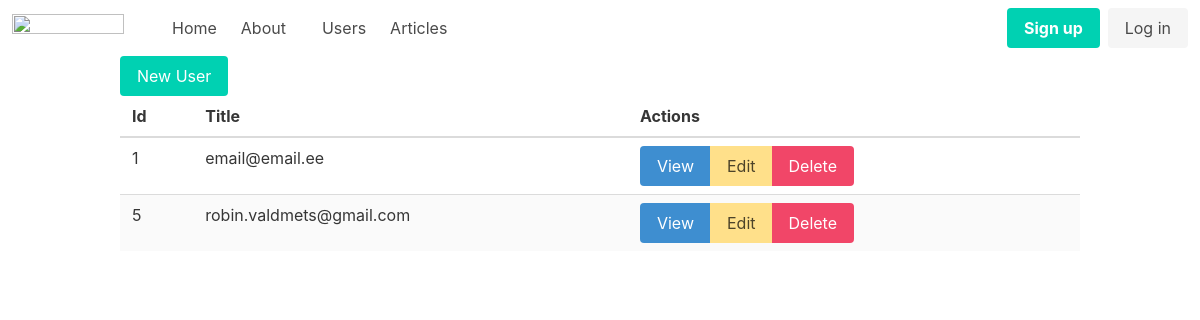
The page /admin/users on the database as committed earlier.
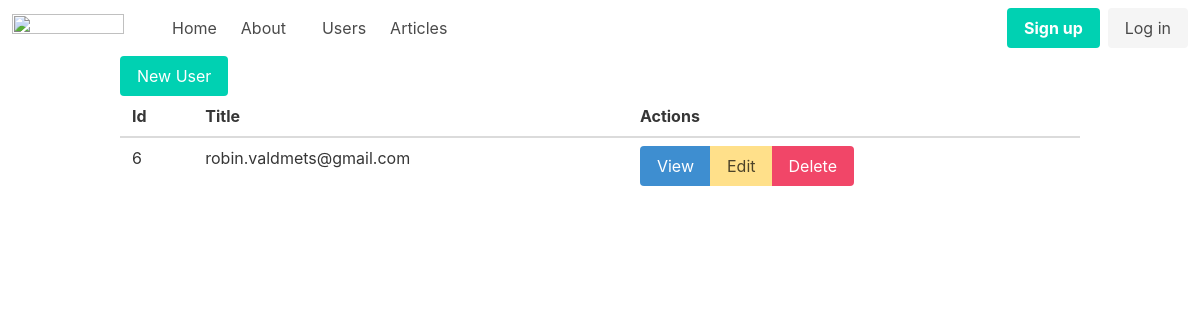
The same page on the database as committed later.
### tables this page shows
CREATE TABLE users
(
    id       integer
        primary key autoincrement,
    email    text not null
        unique,
    password text not null
);

### helpers.php (called while the page is built, shortened)
<?php
function view($viewName, $vars = []){
    extract($vars);
    include __DIR__ . "/views/$viewName.php";
}

### src/Controllers/UserController.php (called while the page is built, shortened)
<?php
class UserController {
    public function index(){
        $users = User::all();
        view('users/index', compact('users'));
    }
}

### src/DB.php (called while the page is built, shortened)
<?php
class DB {
    private $conn;
    public function __construct(){
        try {
            $this->conn = new PDO("sqlite:db.sqlite");
            $this->conn->setAttribute(PDO::ATTR_ERRMODE, PDO::ERRMODE_EXCEPTION);
        } catch(PDOException $e) {
            echo "Connection failed: " . $e->getMessage();
        }
    }
    public function all($table, $class){
        $stmt = $this->conn->prepare("SELECT * FROM $table");
        $stmt->execute();
        return $stmt->fetchAll();
    }
}

### src/Models/Model.php (called while the page is built, shortened)
<?php
class Model {
    public static $table;
    public static function all(){
        $db = new DB();
        return $db -> all(static::$table, static::class);
    }
}

### views/users/index.php (the view)
<?php include __DIR__ . '/../partials/header.php' ?>
    <div class="container">
        <a href="/admin/users/new" class="button is-primary">New User</a>
        <table class="table is-striped is-fullwidth">
        <thead>
            <th>
                Id
            </th>
            <th>
                Title
            </th>
            <th>
                Actions
            </th>
        </thead>
                <tbody>
                    <?php foreach ($users as $user):?>
                    <tr>
                        <td><?=$user->id?></td>
                        <td><?=$user->email?></td>
                        <td>
                            <div class="buttons has-addons">
                                <a class="button is-info" href="/admin/users/view?id=<?=$user->id?>">View</a>
                                <a class="button is-warning" href="/admin/users/edit?id=<?=$user->id?>">Edit</a>
                                <a class="button is-danger" href="/admin/users/delete?id=<?=$user->id?>">Delete</a>
                            </div>
                        </td>
                    </tr>
                    <?php endforeach; ?>
                </tbody>
            </table>
    </div>
<?php include __DIR__ . '/../partials/footer.php' ?>

Rows that differ between the two databases and show on the page:
removed users: id "1", email "email@email.ee"
removed users: id "5", email "robin.valdmets@gmail.com"
added users: id "6", email "robin.valdmets@gmail.com"
